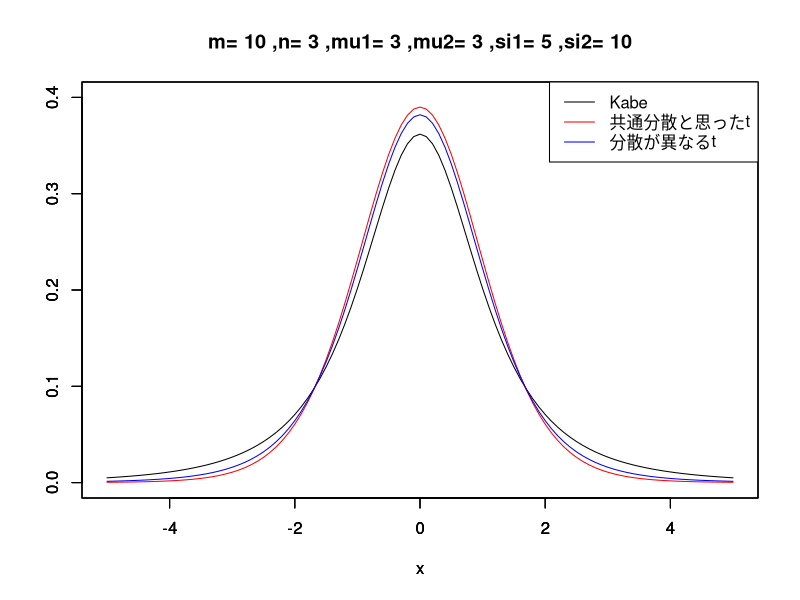
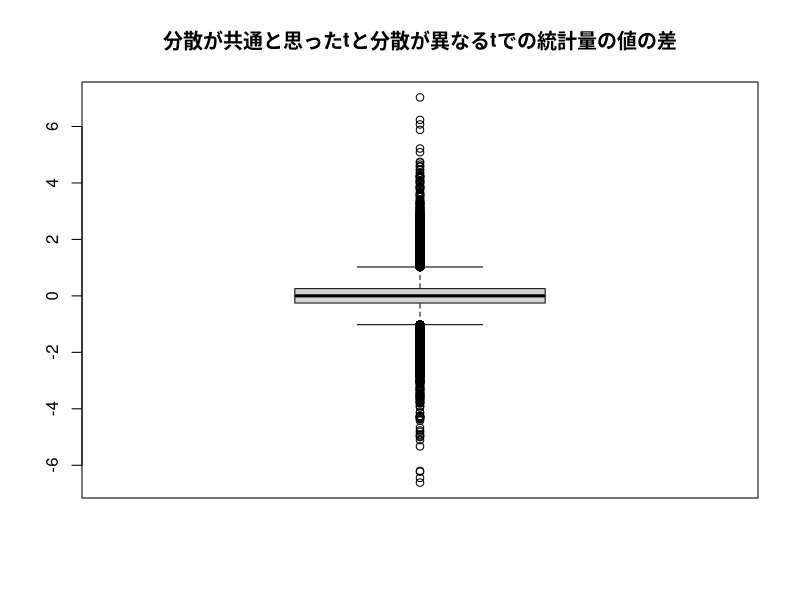
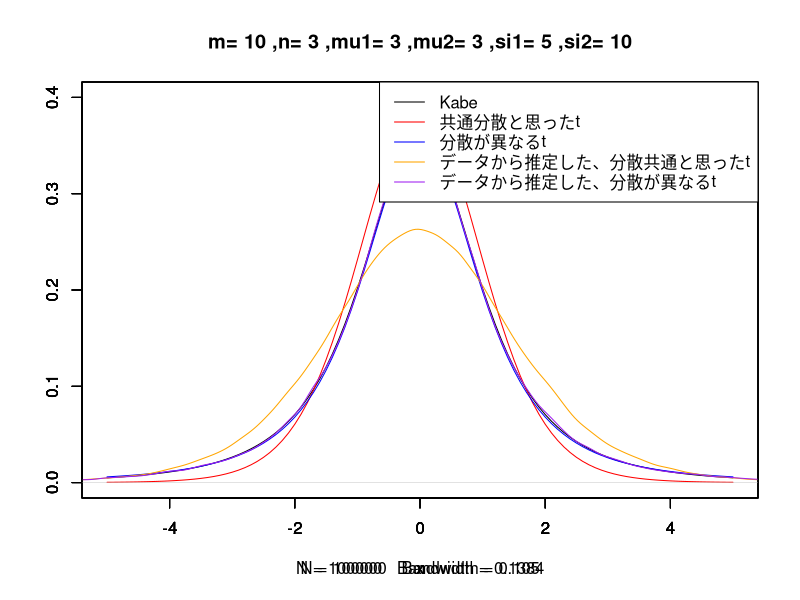

Write R code to recreate these figures, in order.
### 2023-8-18 by R. Yuasa
### Fisher-Behren's-Welch
### 未知パラメータを既知とした場合に計算できるKabeによるものとの比較

library("hypergeo")

## パラメータの設定
N1 <- 10 # m
N2 <- 3 # n
mu1 <- 3
mu2 <- 3
si1 <- 5
si2 <- 10

## 分散が異なる場合のtのためのデータ
X1 <- rnorm(N1, mu1, sd=si1)
X2 <- rnorm(N2, mu2, sd=si2)

s1 <- sqrt( sum(( X1 - mean(X1) )^2) / (N1-1) )
s2 <- sqrt( sum(( X2 - mean(X2) )^2) / (N2-1) )

## Kabeによる密度関数, N1>N2
alp1 <- ( N1*(N1-1)/si1^2 ) * ( si1^2/N1 + si2^2/N2 )
alp2 <- ( N2*(N2-1)/si2^2 ) * ( si1^2/N1 + si2^2/N2 )
p1   <- (N1-1)/2
p2   <- (N2-1)/2
C <- (alp1^p1)*(alp2^p2)*gamma(p1+p2+1/2)*(pi^(1/2)*gamma(p1+p2))^(-1)
pdfv <- function(v){
  C*(alp1+v^2)^(-(p1+p2+1/2))*Re(hypergeo(p2, p1+p2+1/2, p1+p2, (alp1-alp2)/(alp1+v^2)))
}

## 密度関数の比較
## 分散が等しいと仮定するかどうかで統計量が変わるのでtどうしで違うのは妥当ではある
## Kabeと分散が異なるtの違いはそのまま検定に影響を与えうる
plot(pdfv, -5,5, xlim=c(-5,5), ylim=c(0,0.4), ylab="", main = paste("m=", N1, ",n=", N2, ",mu1=", mu1, ",mu2=", mu2, ",si1=", si1, ",si2=", si2))
par(new=T)
curve(dt(x,df=N1+N2-2), -5,5,col="red", xlim=c(-5,5), ylim=c(0,0.4), ylab="")
par(new=T)
curve(dt(x,df= (s1^2/N1+s2^2/N2)^2/( (s1^2/N1)^2/(N1-1) + (s2^2/N2)^2/(N2-1) )), -5,5,col="blue", xlim=c(-5,5), ylim=c(0,0.4), ylab="")
legend("topright", legend=c("Kabe", "共通分散と思ったt", "分散が異なるt"), lty=1, col=c("black","red","blue"))

## 棄却確率を比較するためにKabeによるものから棄却域を求める
lev <- 0.05
optfunc_v <- function(cc){
  (integrate(pdfv, -cc, cc)$value - (1-lev))^2
}
cc <- optimize(optfunc_v, interval=c(0.2,5))$minimum

## 受容確率の比較を行う
R <- 10^5
accept1 <- 1-numeric(R)
accept2 <- 1-numeric(R)
accept3 <- 1-numeric(R)
t1s <- numeric(R)
t2s <- numeric(R)
for(i in 1:R){
  X1 <- rnorm(N1, mu1, sd=si1)
  X2 <- rnorm(N2, mu2, sd=si2)
  
  s1 <- sqrt( sum(( X1 - mean(X1) )^2) / (N1-1) )
  s2 <- sqrt( sum(( X2 - mean(X2) )^2) / (N2-1) )
  
  si2h <- ( sum((X1-mean(X1))^2) + sum((X2-mean(X2))^2) ) / (N1 + N2 -2)
  t1 <- ( (mean(X1)-mean(X2)) * (N1*N2)^(1/2) / (N1+N2)^(1/2) ) / si2h^(1/2)
  #t2 <- ( mean(X1)-mean(X2) - (mu1-mu2) ) / ( s1^2/N1 + s2^2/N2 )^(1/2)
  t2 <- ( mean(X1)-mean(X2) ) / ( s1^2/N1 + s2^2/N2 )^(1/2)
  
  t1s[i] <- t1
  t2s[i] <- t2
  
  if(abs(t2) > cc){
    accept1[i] <- 0
  }
  if( abs(t1) > qt(1-lev/2, df = N1 + N2 -2) ){
    accept2[i] <- 0
  }
  if( abs(t2) > qt(1-lev/2, df = (s1/N1+s2/N2)^2/( (s1/N1)^2/(N1-1) + (s2/N2)^2/(N2-1) )) ){
    accept3[i] <- 0
  }
}
mean(accept1) #Kabe
mean(accept2) #分散共通と思ったt
mean(accept3) #分散が異なるt
boxplot(t1s-t2s, main="分散が共通と思ったtと分散が異なるtでの統計量の値の差") # 先に比べた真だと思っている密度関数が近くても統計量の値はかなり異なりうる


## 繰り返し計算した統計量の値から密度関数を推定したものと
## 繰り返しの最後に出てきたデータを使った密度関数との比較を行う.
## データによって真の分布が変わりうるので厳密な比較ではないが、
## データが異なっても真のパラメータが共通ならそれなりに分布は近いだろうという気持ちで比較している.
## Kabeによる密度関数, N1>N2
alp1 <- ( N1*(N1-1)/si1^2 ) * ( si1^2/N1 + si2^2/N2 )
alp2 <- ( N2*(N2-1)/si2^2 ) * ( si1^2/N1 + si2^2/N2 )
p1   <- (N1-1)/2
p2   <- (N2-1)/2
C <- (alp1^p1)*(alp2^p2)*gamma(p1+p2+1/2)*(pi^(1/2)*gamma(p1+p2))^(-1)
pdfv <- function(v){
  C*(alp1+v^2)^(-(p1+p2+1/2))*Re(hypergeo(p2, p1+p2+1/2, p1+p2, (alp1-alp2)/(alp1+v^2)))
}

plot(pdfv, -5,5, xlim=c(-5,5), ylim=c(0,0.4), ylab="", main = paste("m=", N1, ",n=", N2, ",mu1=", mu1, ",mu2=", mu2, ",si1=", si1, ",si2=", si2))
par(new=T)
curve(dt(x,df=N1+N2-2), -5,5,col="red", xlim=c(-5,5), ylim=c(0,0.4), ylab="")
par(new=T)
curve(dt(x,df= (s1^2/N1+s2^2/N2)^2/( (s1^2/N1)^2/(N1-1) + (s2^2/N2)^2/(N2-1) )), -5,5,col="blue", xlim=c(-5,5), ylim=c(0,0.4), ylab="")
par(new=T)
plot(density(t1s), xlim=c(-5,5), ylim=c(0,0.4), ylab="",col="orange",main="") #density関数でデータから密度関数を推定
par(new=T)
plot(density(t2s), xlim=c(-5,5), ylim=c(0,0.4), ylab="",col="purple",main="") #density関数でデータから密度関数を推定
legend("topright", legend=c("Kabe", "共通分散と思ったt", "分散が異なるt","データから推定した、分散共通と思ったt","データから推定した、分散が異なるt"), lty=1, col=c("black","red","blue","orange","purple"))
